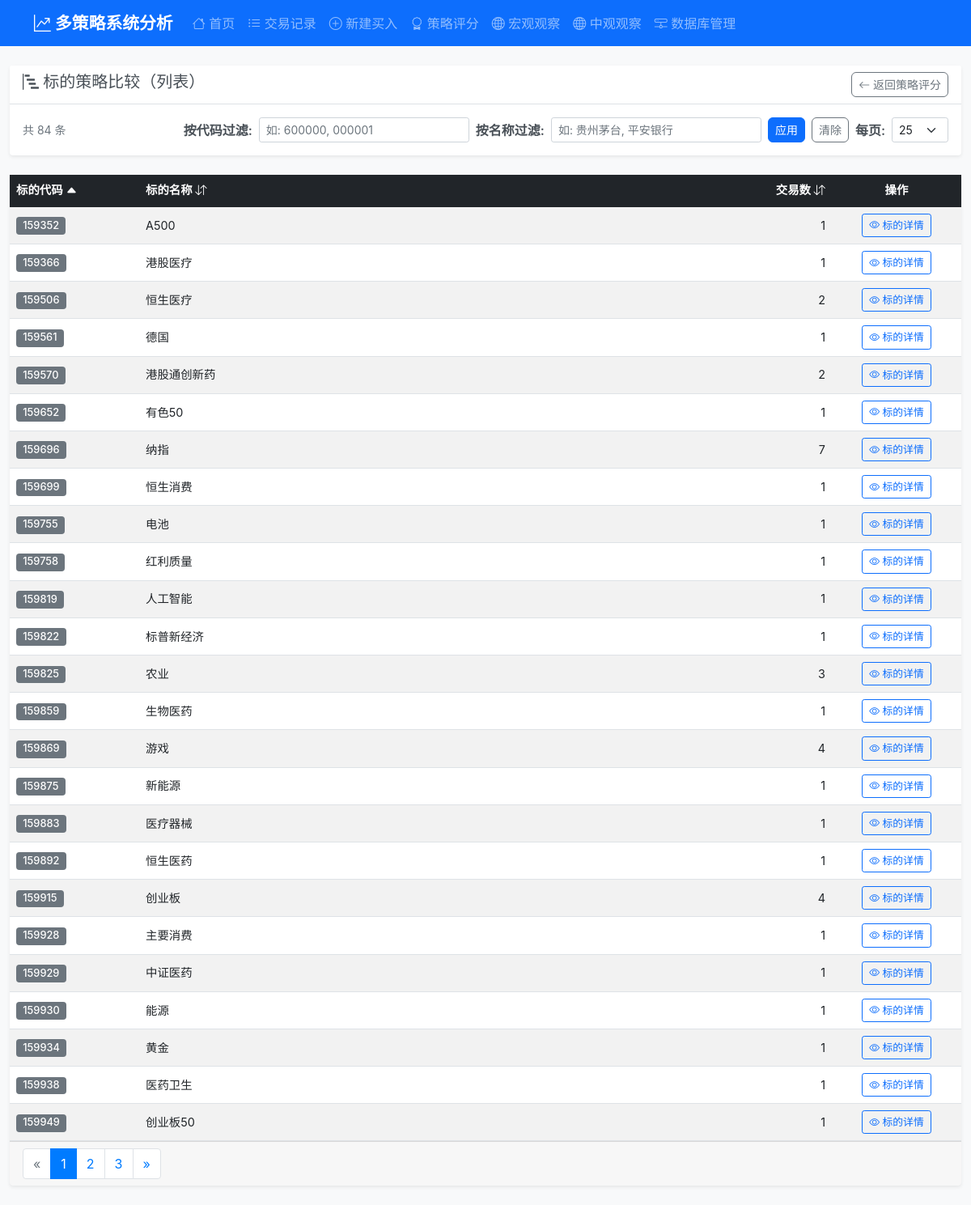
/symbol_comparison, run on the app's committed database.
### tables this page shows
CREATE TABLE trades (
                id INTEGER PRIMARY KEY AUTOINCREMENT,
                symbol_code TEXT NOT NULL,
                symbol_name TEXT NOT NULL,
                open_date DATE NOT NULL,
                close_date DATE,
                status TEXT DEFAULT 'open',  -- open: 持仓中, closed: 已平仓
                total_buy_amount DECIMAL(15,3) DEFAULT 0,
                total_buy_quantity INTEGER DEFAULT 0,
                total_sell_amount DECIMAL(15,3) DEFAULT 0,
                total_sell_quantity INTEGER DEFAULT 0,
                remaining_quantity INTEGER DEFAULT 0,
                total_profit_loss DECIMAL(15,3) DEFAULT 0,
                total_profit_loss_pct DECIMAL(8,4) DEFAULT 0,
                holding_days INTEGER DEFAULT 0,
                created_at TIMESTAMP DEFAULT CURRENT_TIMESTAMP,
                updated_at TIMESTAMP DEFAULT CURRENT_TIMESTAMP
            , strategy TEXT DEFAULT "trend", trade_log TEXT, deleted_at TIMESTAMP, deleted_reason TEXT, strategy_id INTEGER, is_deleted INTEGER DEFAULT 0, delete_date TIMESTAMP, delete_reason TEXT, operator_note TEXT, total_gross_profit DECIMAL(15,3) DEFAULT 0, total_net_profit DECIMAL(15,3) DEFAULT 0, total_net_profit_pct DECIMAL(8,4) DEFAULT 0, total_buy_fees DECIMAL(15,3) DEFAULT 0, total_sell_fees DECIMAL(15,3) DEFAULT 0, total_fees DECIMAL(15,3) DEFAULT 0, total_fee_ratio_pct DECIMAL(8,4) DEFAULT 0);

### routes/analysis_routes.py (the view)
@analysis_bp.route('/symbol_comparison')
def symbol_comparison():
    try:
        analysis_service = AnalysisService(current_app.db_service)
        strategy_service = StrategyService(current_app.db_service)
        code_filter = (request.args.get('symbols', '') or '').strip()
        name_filter = (request.args.get('names', '') or '').strip()
        page_arg = request.args.get('page', '1')
        page_size_arg = request.args.get('page_size', '25')
        sort_key = request.args.get('sort', 'symbol_code')
        sort_dir = request.args.get('dir', 'asc').lower()
        if sort_dir not in ('asc', 'desc'):
            sort_dir = 'asc'
        all_symbols = analysis_service.get_all_symbols()
        def parse_multi(val: str) -> set[str]:
            if not val:
                return set()
            parts = []
            for chunk in val.replace('，', ',').split(','):
                parts.extend(chunk.split())
            return {p.strip().upper() for p in parts if p.strip()}
        codes = parse_multi(code_filter)
        names = parse_multi(name_filter)
        def match(item: dict) -> bool:
            c_ok = True if not codes else (str(item.get('symbol_code','')).upper() in codes)
            n_ok = True if not names else (str(item.get('symbol_name','')).upper() in names)
            return c_ok and n_ok
        filtered = [s for s in all_symbols if match(s)]
        allowed = {
            'symbol_code': 'symbol_code',
            'symbol_name': 'symbol_name',
            'trade_count': 'trade_count',
        }
        key = allowed.get(sort_key, 'symbol_code')
        reverse = (sort_dir == 'desc')
        filtered.sort(key=lambda x: (x.get(key) or ''), reverse=reverse)
        try:
            page = max(1, int(page_arg))
        except Exception:
            page = 1
        try:
            page_size = int(page_size_arg)
        except Exception:
            page_size = 25
        if page_size not in (25, 50, 100):
            page_size = 25
        total_count = len(filtered)
        total_pages = (total_count + page_size - 1) // page_size if page_size > 0 else 1
        start = (page - 1) * page_size
        end = start + page_size
        page_items = filtered[start:end]
        strategies_list = dto_list_to_dicts(strategy_service.get_all_strategies(return_dto=True))
        symbol_strategy_scores: dict[str, dict[int, dict[str, float | str | None]]] = {}
        for sym in page_items:
            sc_map: dict[int, dict[str, float | str | None]] = {}
            try:
                scores = analysis_service.get_strategies_scores_by_symbol(sym['symbol_code'])
                for sc in scores:
                    fields = analysis_service.compute_score_fields(sc.get('stats', {})) if isinstance(sc, dict) else {}
                    sc_map[int(sc.get('strategy_id') or 0)] = {
                        'total': float(fields.get('total_score', 0.0)),
                        'rating': str(fields.get('rating', '')),
                    }
            except Exception:
                pass
            symbol_strategy_scores[str(sym['symbol_code'])] = sc_map
        return render_template(
            'symbol_comparison_list.html',
            symbols=page_items,
            strategies=strategies_list,
            symbol_strategy_scores=symbol_strategy_scores,
            total_count=total_count,
            total_pages=total_pages,
            page=page,
            page_size=page_size,
            sort_key=sort_key,
            sort_dir=sort_dir,
            symbols_query=code_filter,
            names_query=name_filter,
        )
    except Exception as e:
        current_app.logger.error(f"股票对比页面加载失败: {str(e)}")
        return render_template('symbol_comparison_list.html', symbols=[], strategies_data=[], total_count=0, total_pages=1, page=1, page_size=25, sort_key='symbol_code', sort_dir='asc', symbols_query='', names_query='')

### templates/symbol_comparison_list.html (shortened to what this page needs)
{% extends "base.html" %}
{% block content %}
    <div class="row mb-4">
        <div class="col-12">
            <div class="card">
                <div class="card-header">
                    <h5 class="card-title mb-0">
                        <i class="bi bi-bar-chart-steps"></i> 标的策略比较（列表）
                        <a href="{{ url_for("analysis.strategy_scores") }}"
                           class="btn btn-outline-secondary btn-sm float-end">
                            <i class="bi bi-arrow-left"></i> 返回策略评分
                        </a>
                    </h5>
                </div>
                <div class="card-body">
                    <div class="d-flex flex-column flex-md-row justify-content-between align-items-md-center gap-2">
                        <div class="small text-muted">共 {{ total_count or 0 }} 条</div>
                        <div class="d-flex align-items-center gap-2 flex-wrap">
                            <div class="d-flex align-items-center gap-2">
                                <label class="form-label mb-0">按代码过滤:</label>
                                <input type="text"
                                       class="form-control form-control-sm"
                                       id="symbolsInput"
                                       placeholder="如: 600000, 000001"
                                       style="width: 260px"
                                       value="{{ symbols_query or '' }}">
                            </div>
                            <div class="d-flex align-items-center gap-2">
                                <label class="form-label mb-0">按名称过滤:</label>
                                <input type="text"
                                       class="form-control form-control-sm"
                                       id="namesInput"
                                       placeholder="如: 贵州茅台, 平安银行"
                                       style="width: 260px"
                                       value="{{ names_query or '' }}">
                            </div>
                            <button class="btn btn-sm btn-primary" id="applyFilterBtn">应用</button>
                            <button class="btn btn-sm btn-outline-secondary" id="clearFilterBtn">清除</button>
                            <div class="d-flex align-items-center gap-2">
                                <label class="form-label mb-0">每页:</label>
                                <select class="form-select form-select-sm"
                                        id="pageSizeSelect"
                                        style="width:auto">
                                    {% for size in [25,50,100] %}
                                        <option value="{{ size }}" {% if page_size == size %}selected{% endif %}>{{ size }}</option>
                                    {% endfor %}
                                </select>
                            </div>
                        </div>
                    </div>
                </div>
            </div>
        </div>
    </div>
    <div class="card">
        <div class="table-responsive">
            <table class="table table-striped table-hover mb-0 align-middle">
                <thead class="table-dark">
                    <tr>
                        {% macro sort_link(label, key) -%}
                            {% set params = [] %}
                            {% set _ = params.append('page_size=' ~ page_size) %}
                            {% if symbols_query %}
                                {% set _ = params.append('symbols=' ~ symbols_query | urlencode) %}
                            {% endif %}
                            {% if names_query %}
                                {% set _ = params.append('names=' ~ names_query | urlencode) %}
                            {% endif %}
                            {% set _ = params.append('sort=' ~ key) %}
                            {% set next_dir = 'asc' if sort_key != key or sort_dir == 'desc' else 'desc' %}
                            {% set _ = params.append('dir=' ~ next_dir) %}
                            <a class="text-decoration-none text-white"
                               href="{{ url_for("analysis.symbol_comparison") }}?{{ '&'.join(params) }}">
                                {{ label }}
                                {% if sort_key == key %}
                                    {% if sort_dir == 'asc' %}
                                        <i class="bi bi-caret-up-fill"></i>
                                    {% else %}
                                        <i class="bi bi-caret-down-fill"></i>
                                    {% endif %}
                                {% else %}
                                    <i class="bi bi-arrow-down-up"></i>
                                {% endif %}
                            </a>
                        {%- endmacro %}
                        <th style="width:160px;">{{ sort_link('标的代码', 'symbol_code') }}</th>
                        <th>{{ sort_link('标的名称', 'symbol_name') }}</th>
                        <th style="width:120px;" class="text-end">{{ sort_link('交易数', 'trade_count') }}</th>
                        <th style="width:160px;" class="text-center">操作</th>
                    </tr>
                </thead>
                <tbody>
                    {% if symbols %}
                        {% for s in symbols %}
                            <tr>
                                <td>
                                    <span class="badge bg-secondary">{{ s.symbol_code }}</span>
                                </td>
                                <td>{{ s.symbol_name }}</td>
                                <td class="text-end">{{ s.trade_count }}</td>
                                <td class="text-center">
                                    <div class="btn-group btn-group-sm" role="group">
                                        <a href="{{ url_for('analysis.symbol_detail', symbol_code=s.symbol_code) }}"
                                           class="btn btn-outline-primary">
                                            <i class="bi bi-eye"></i> 标的详情
                                        </a>
                                    </div>
                                </td>
                            </tr>
                        {% endfor %}
                    {% else %}
                        <tr>
                            <td colspan="4" class="text-center text-muted py-4">暂无数据</td>
                        </tr>
                    {% endif %}
                </tbody>
            </table>
        </div>
        <div class="card-footer">
            <nav>
                <ul class="pagination mb-0">
                    {% set qs_base = [] %}
                    {% set _ = qs_base.append('page_size=' ~ page_size) %}
                    {% if symbols_query %}
                        {% set _ = qs_base.append('symbols=' ~ symbols_query | urlencode) %}
                    {% endif %}
                    {% if names_query %}
                        {% set _ = qs_base.append('names=' ~ names_query | urlencode) %}
                    {% endif %}
                    {% if sort_key %}
                        {% set _ = qs_base.append('sort=' ~ sort_key) %}
                    {% endif %}
                    {% if sort_dir %}
                        {% set _ = qs_base.append('dir=' ~ sort_dir) %}
                    {% endif %}
                    {% set base_query = '&'.join(qs_base) %}
                    {% set prev_page = 1 if page <= 1 else page - 1 %}
                    <li class="page-item {% if page <= 1 %}disabled{% endif %}">
                        <a class="page-link"
                           href="{{ url_for("analysis.symbol_comparison") }}?{{ base_query }}&page={{ prev_page }}"
                           aria-label="上一页">
                            <span aria-hidden="true">&laquo;</span>
                        </a>
                    </li>
                    {% set start = page - 2 if page - 2 > 1 else 1 %}
                    {% set end = page + 2 if page + 2 < total_pages else total_pages %}
                    {% for p in range(start, end + 1) %}
                        <li class="page-item {{ 'active' if p == page else '' }}">
                            <a class="page-link"
                               href="{{ url_for("analysis.symbol_comparison") }}?{{ base_query }}&page={{ p }}">{{ p }}</a>
                        </li>
                    {% endfor %}
                    {% set next_page = total_pages if page >= total_pages else page + 1 %}
                    <li class="page-item {% if page >= total_pages %}disabled{% endif %}">
                        <a class="page-link"
                           href="{{ url_for("analysis.symbol_comparison") }}?{{ base_query }}&page={{ next_page }}"
                           aria-label="下一页">
                            <span aria-hidden="true">&raquo;</span>
                        </a>
                    </li>
                </ul>
            </nav>
        </div>
    </div>
{% endblock %}

### data on the page
trades: symbol_code "159366", symbol_name "港股医疗", trade_count "1"
trades: symbol_code "159652", symbol_name "有色50", trade_count "1"
trades: symbol_code "159758", symbol_name "红利质量", trade_count "1"
trades: symbol_code "159819", symbol_name "人工智能", trade_count "1"
trades: symbol_code "159822", symbol_name "标普新经济", trade_count "1"
trades: symbol_code "159875", symbol_name "新能源", trade_count "1"
trades: symbol_code "159883", symbol_name "医疗器械", trade_count "1"
trades: symbol_code "159892", symbol_name "恒生医药", trade_count "1"
trades: symbol_code "159928", symbol_name "主要消费", trade_count "1"
trades: symbol_code "159929", symbol_name "中证医药", trade_count "1"
trades: symbol_code "159938", symbol_name "医药卫生", trade_count "1"
trades: symbol_code "159949", symbol_name "创业板50", trade_count "1"

### other printed values
{{ total_count or 0 }} "84"
{{ label }} "标的代码 标的名称 交易数"
{{ s.symbol_code }} "159352" "159506" "159561" "159570" "159696" "159699" "159755" "159825" "159859" "159869" "159915" "159930" "159934"
{{ s.symbol_name }} "A500" "恒生医疗" "德国" "港股通创新药" "纳指" "恒生消费" "电池" "农业" "生物医药" "游戏" "创业板" "能源" "黄金"
{{ s.trade_count }} "1" "2" "1" "2" "7" "1" "1" "3" "1" "4" "4" "1" "1"
{{ p }} "1" "2" "3"
form field value "25"
